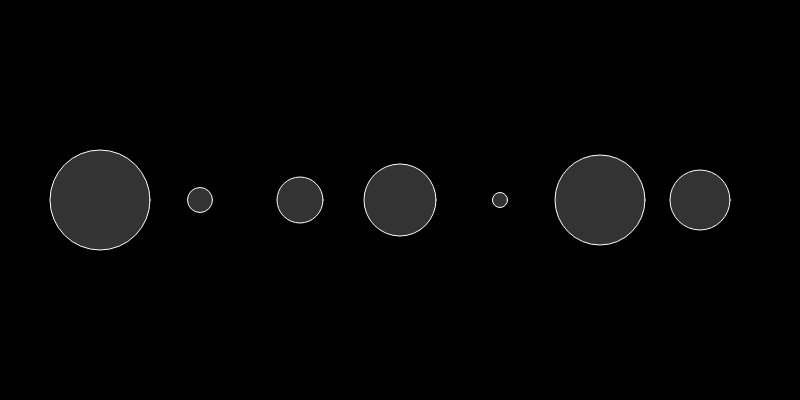
Frame 1 (no input)
Frame 60 (no input): identical to frame 1, image omitted
Frame 120 (the mouse pressed at the canvas centre since frame 60): identical to frame 1, image omitted

The p5.js sketch that drew this single still picture (run headless with seeded random() and noise() and a simulated clock; from frame 60 on, the mouse is pressed at the canvas centre):

// p5.js sketch
// ── sketch.js
// Arrays and Loops
// Code! Programming with p5.js
// The Coding Train / Daniel Shiffman
// https://thecodingtrain.com/beginners/p5js/7.2-arrays-loops.html
// https://youtu.be/RXWO3mFuW-I
// https://editor.p5js.org/codingtrain/sketches/ZnPevren

var nums = [100, 25, 46, 72,15,90,60];

function setup() {
  createCanvas(800, 400);
}

function draw() {
  background(0);

  for (var i = 0; i < nums.length; i++) {
    stroke(255);
    fill(51);
    ellipse(i * 100 + 100, 200, nums[i], nums[i]);
  }

  // ellipse(100, 200, nums[0], nums[0]);
  // ellipse(200, 200, nums[1], nums[1]);
  // ellipse(300, 200, nums[2], nums[2]);
  // ellipse(400, 200, nums[3], nums[3]);
}
